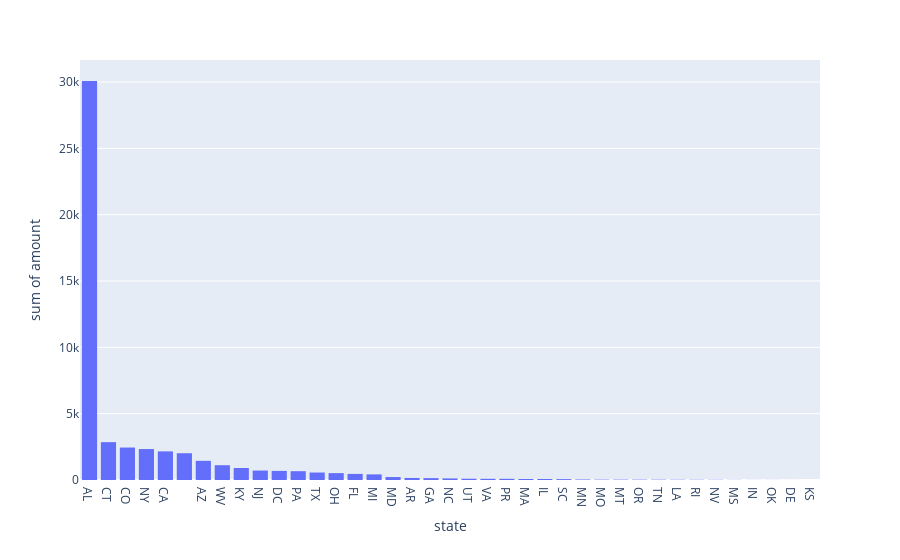

Notebook code cell kept with this figure:
### Code cell
# plot
fig1 = px.histogram(payment_per_state_df, x='state', y='amount')
fig1.show()

### Figure 1 — Plotly figure (JSON) as saved in the notebook; plotly's stock layout.template omitted (floating-point values rounded to 4 significant figures)
{"data": [{"alignmentgroup": "True", "bingroup": "x", "histfunc": "sum", "hovertemplate": "state=%{x}<br>sum of amount=%{y}<extra></extra>", "legendgroup": "", "marker": {"color": "#636efa"}, "name": "", "offsetgroup": "", "orientation": "v", "showlegend": false, "type": "histogram", "x": ["AL", "CT", "CO", "NY", "CA", "", "AZ", "WV", "KY", "NJ", "DC", "PA", "TX", "OH", "FL", "MI", "MD", "AR", "GA", "NC", "UT", "VA", "PR", "MA", "IL", "SC", "MN", "MO", "MT", "OR", "TN", "LA", "RI", "NV", "MS", "IN", "OK", "DE", "KS"], "xaxis": "x", "y": [30080.0, 2853.0, 2448.0, 2333.0, 2157.0, 2019, 1445.0, 1115.0, 903.9, 711.6, 686.6, 663.4, 563.6, 518.1, 459.9, 422.5, 223.4, 154.8, 141.4, 118.6, 94.8, 89.71, 89.68, 76.5, 75.96, 66.86, 39.79, 29.6, 29.34, 27.73, 26.7, 22.36, 19.75, 17.31, 10.86, 5.75, 5.09, 2.68, 0.44], "yaxis": "y"}], "layout": {"barmode": "relative", "legend": {"tracegroupgap": 0}, "margin": {"t": 60}, "xaxis": {"anchor": "y", "domain": [0, 1], "title": {"text": "state"}}, "yaxis": {"anchor": "x", "domain": [0, 1], "title": {"text": "sum of amount"}}}}
